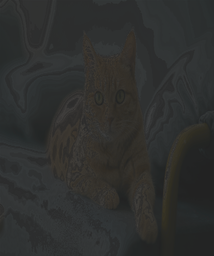
#> input picture src/asciiarttools/output.png, 214 x 256 px, shrunk from 5090 x 6102 before the run
$ python __main__.py output.png
#> lines starting #> are read from the running program, lines starting #| are printed output that depends on the picture
### src/asciiarttools/asciiarttools.py
#import library
import numpy as np

from PIL import Image, ImageDraw

# 70 levels of gray
gscale1 = "$@B%8&WM#*oahkbdpqwmZO0QLCJUYXzcvunxrjft/\|()1{}[]?-_+~<>i!lI;:,\"^`'. "

# 10 levels of gray
gscale2 = '@%#*+=-:. '

def convertImageToAsciiImage(inputImage, outFile='output.png'):
    '''
    Given image filename, generate a PNG of colored text art for that image
    '''
    #"Standard" list of ASCII sorted by grayscale (dark to light)
    global gscale1
    character=gscale1

    #convert string to list
    character_list=list(character)

    #get number of characters (68)
    #print(len(character_list))

    #open image
    im = Image.open(inputImage)

    #get width and height of the image
    width, height=im.size

    #get pixel matrix
    pixel = im.load()

    #open output text file - already function for this below
    #output=open("output.txt","w")

    #create output image
    #use color to adjust how dark the output image to be (0->dark, 255->light)
    outputImage = Image.new('RGB', (10 * width, 18 * height), color = (40, 40, 40))

    #draw output image
    out = ImageDraw.Draw(outputImage)

    #loop through rows of pixel matrix
    for i in range(height):

        #loop through columns of pixel matrix
        for j in range(width):

            #get R G B value of each pixel
            r,g,b=pixel[j,i]

            #take the average of R G B value for each pixel
            average=(r+g+b)/3

            #get the index of chracter for each pixel
            #the range for R G B is 0-255
            #index range is 0-67
            index=int(average/3.8)

            #write the character to output file
            #output.write(character_list[index])

            #fill the character with color (same rgb as the original image)
            out.text((j*10, i*18), character_list[index], fill = (r, g, b))

        #write to the next line in output file
        #output.write("\n")

    #get .png output image
    outputImage.save(outFile)
    return outFile

def getAverageL(image):
    """
    Given PIL Image, return average value of grayscale value
    """
    # get image as numpy array
    im = np.array(image)

    # get shape
    w,h = im.shape

    # get average
    return np.average(im.reshape(w*h))

def convertImageToAscii(fileName, cols=80, scale=0.43, moreLevels=True, debug=False,outFile="out.txt"):
    """
    Given Image and dims (rows, cols) returns an m*n list of Images
    """
    # declare globals
    global gscale1, gscale2

    # open image and convert to grayscale
    image = Image.open(fileName).convert('L')

    # store dimensions
    W, H = image.size[0], image.size[1]
    if debug:
        print("input image dims: %d x %d" % (W, H))

    # compute width of tile
    w = W/cols

    # compute tile height based on aspect ratio and scale
    h = w/scale

    # compute number of rows
    rows = int(H/h)

    if debug:
        print("cols: %d, rows: %d" % (cols, rows))
        print("tile dims: %d x %d" % (w, h))

    # check if image size is too small
    if cols > W or rows > H:
        print("Image too small for specified cols!")
        exit(0)

    # ascii image is a list of character strings
    aimg = []
    # generate list of dimensions
    for j in range(rows):
        y1 = int(j*h)
        y2 = int((j+1)*h)

        # correct last tile
        if j == rows-1:
            y2 = H

        # append an empty string
        aimg.append("")

        for i in range(cols):

            # crop image to tile
            x1 = int(i*w)
            x2 = int((i+1)*w)

            # correct last tile
            if i == cols-1:
                x2 = W

            # crop image to extract tile
            img = image.crop((x1, y1, x2, y2))

            # get average luminance
            avg = int(getAverageL(img))

            # look up ascii char
            if moreLevels:
                gsval = gscale1[int((avg*69)/255)]
            else:
                gsval = gscale2[int((avg*9)/255)]

            # append ascii char to string
            aimg[j] += gsval

    f = open(outFile, 'w')

    # write to file
    for row in aimg:
        f.write(row + '\n')

    # cleanup
    f.close()
    # return txt image
    return outFile

def adjustASCIIBrightness(art, value, moreLevels=True):
    """
    Given ASCII Art text and brightness value [-1, 1] returns original ASCII Art text brightened/darkened
    """
    global gscale1, gscale2
    gscale = gscale1 if moreLevels else gscale2

    # adjust +/- brightness
    adjustedVal = round(value * len(gscale)/2)

    output = list(art)

    for i in range(len(art)):
        if art[i] in gscale:
            # clamp new value to gscale
            newVal = min(len(gscale) - 1, max(0, gscale.index(art[i]) + adjustedVal))
            output[i] = gscale[newVal]
    return ''.join(output)

def adjustASCIIContrast(art, value, moreLevels=True):
    """
    Given ASCII Art text and contrast value [-1, 1] returns original ASCII Art text with softer or sharper contrast
    """
    global gscale1, gscale2

    gscale = gscale1 if moreLevels else gscale2

    # change in index
    adjustedVal = round(abs(value) * len(gscale)/7)

    output = list(art)

    for i in range(len(art)):

        if art[i] in gscale:
            #softer
            if (value<0):
                #make index approach middle of gscale list
                if (gscale.index(art[i])<=len(gscale)/2):

                    newVal=min(round(len(gscale)/2), gscale.index(art[i]) + adjustedVal)

                else:
                    newVal = max(round(len(gscale)/2)+1, gscale.index(art[i]) - adjustedVal)

                output[i] = gscale[newVal]
            #sharper
            else:
                #make index approach the end of gscale list
                if (gscale.index(art[i])<=len(gscale)/2):

                    newVal=max(0, gscale.index(art[i]) - adjustedVal)

                else:

                    newVal = min(len(gscale)-1, gscale.index(art[i]) + adjustedVal)

                output[i] = gscale[newVal]

    return ''.join(output)


### src/asciiarttools/__main__.py
# Python code to convert an image to ASCII image.
import asciiarttools as art
import sys

# main() function
def main():
    if len(sys.argv) < 2:
        print(f"Usage: py {sys.argv[0]} filename\n")
        sys.exit()
    imgFile = sys.argv[1]

    # -------- convertImageToAscii --------
    # set output file
    outFile = 'out.txt'

    # set scale default as 0.43 which suits
    # a Courier font (default value)
    scale = 0.43

    # set cols (80 is a default value)
    cols = 80

    print('Generating ASCII art from image...')
    art.convertImageToAscii(imgFile, cols, scale, True)
#> the loop in convertImageToAscii, `for row in aimg:` made 41 passes
    print("ASCII art written to %s" % outFile)

    # -------- convertImageToAsciiImage --------
    print('Generating ASCII art color image from image...')
    art.convertImageToAsciiImage(imgFile, 'output.png')
#> in convertImageToAsciiImage, im is the input picture: PIL image 214x256 RGB; mean R, G, B 46.5, 47.6, 46.4
#> in convertImageToAsciiImage, `outputImage = Image.new('RGB', (10 * width, 18 * height), color = (40,..`: outputImage: PIL image 2140x4608 RGB; every value is 40
#> in convertImageToAsciiImage, `outputImage.save(outFile)`:
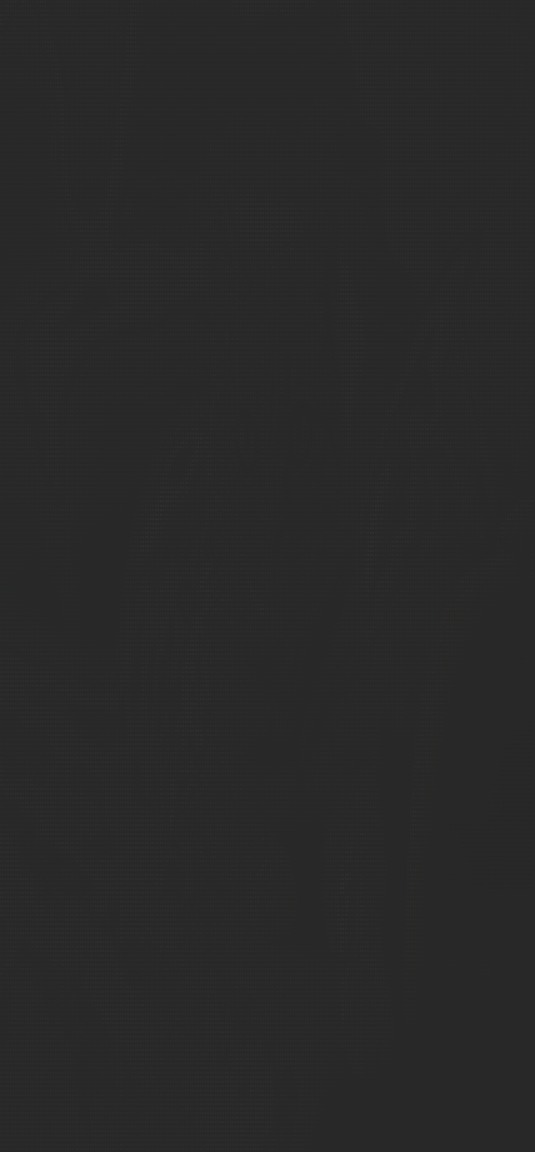
#> saved as output.png: PIL image 2140x4608 RGB (shown at 1/4 size); mean R, G, B 40.6, 40.6, 40.5
    print('ASCII image written to output.png')

    # -------- adjustASCIIBrightness --------
    print('Adjusting brightness of ASCII image')
    f = open(outFile, 'r')
    baseImg = f.read()
    f.close()
    brighten = art.adjustASCIIBrightness(baseImg, .5)
    darken = art.adjustASCIIBrightness(baseImg, -.5)

    bOut = open('brightened.txt', 'w')
    dOut = open('darkened.txt', 'w')

    bOut.write(brighten)
    dOut.write(darken)

    print('ASCII image output written to brightened.txt and darkened.txt')

    # -------- adjustASCIIContrast --------
    f = open("out.txt", 'r')
    baseImg = f.read()
    f.close()

    sharper=art.adjustASCIIContrast(baseImg,0.5)
    softer=art.adjustASCIIContrast(baseImg,-0.5)

    sharpOut = open('SharperContrast.txt', 'w')
    sharpOut.write(sharper)
    sharpOut.close()

    softOut = open('SofterContrast.txt', 'w')
    softOut.write(softer)
    softOut.close()

    print('ASCII image output written to SharperContrast.txt and SofterContrast.txt')

# call main
if __name__ == '__main__':
    main()
